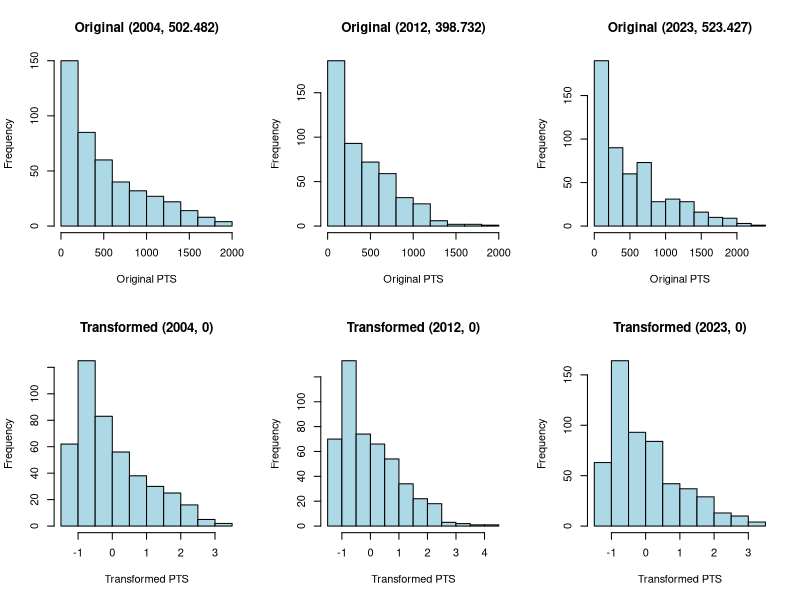
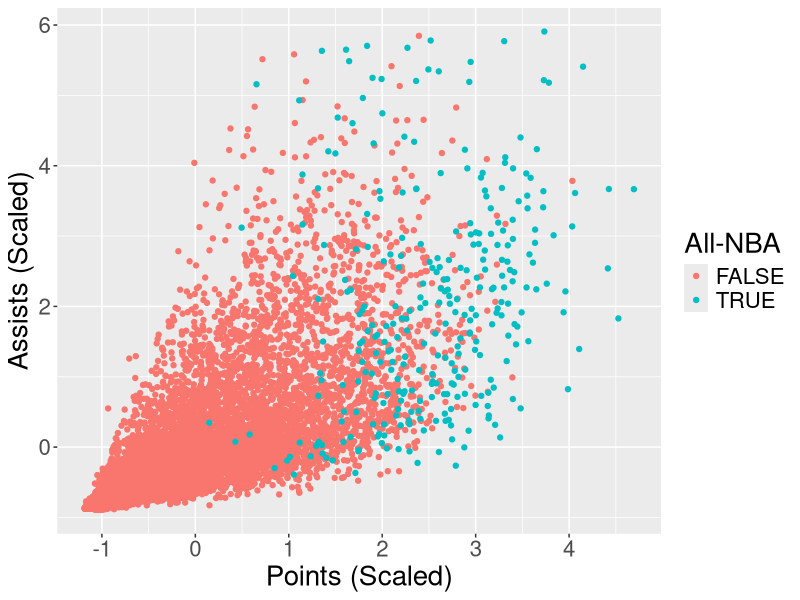
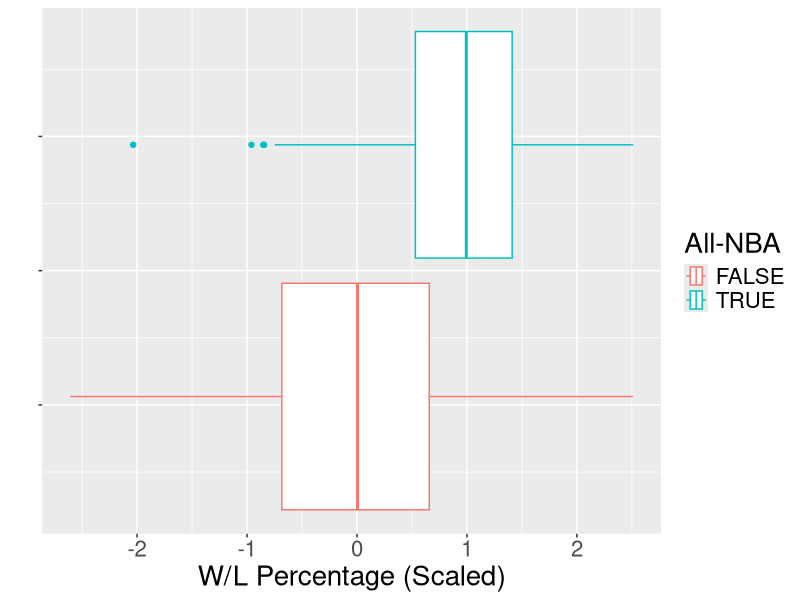
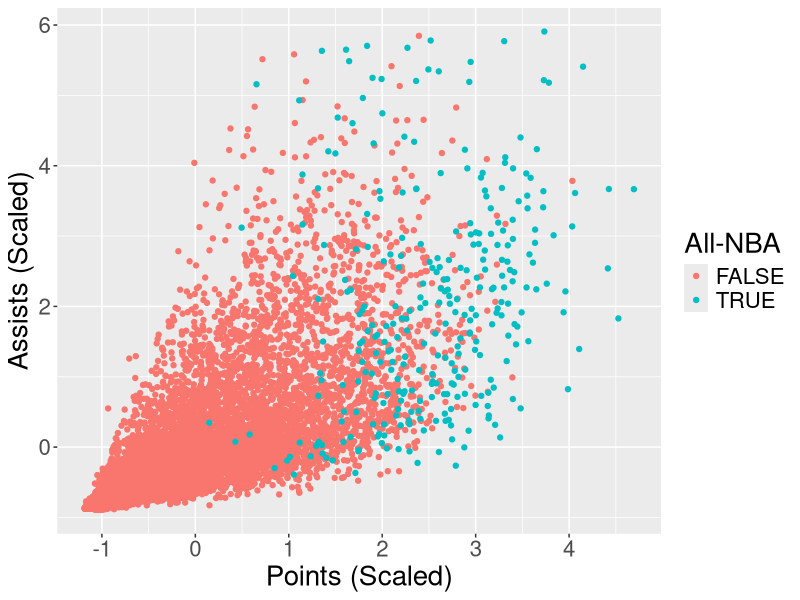
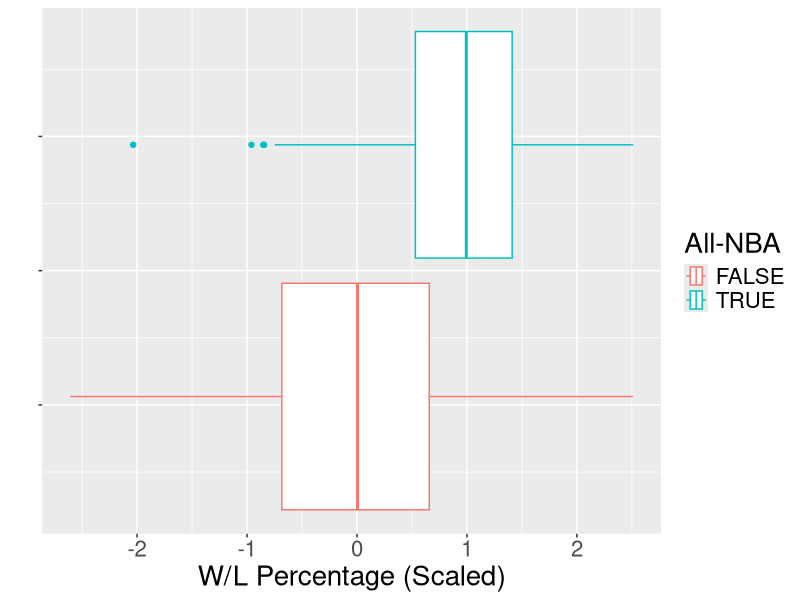

Generate these figures, in order, with R: (Note: a time limit stopped this script after it produced the figures.)
## ---- chunk 1
# Read in the full data set
NBA_Data <- read.csv("NBA_Player_Stats.csv")
NBA_Data <- NBA_Data[,-1] # Remove an unnecessary column which R generates

NBA_Data$All_NBA <- as.logical(NBA_Data$All_NBA)

rownames(NBA_Data) <- paste(NBA_Data$Player, NBA_Data$Year, NBA_Data$Tm)

columns <- c("Year", "Pos", "All_NBA", "Voting_Points", "All_NBA_Team", 
             "PTS", "TRB", "AST", "BLK", "STL", "W.L", "FGA", "FG.", "eFG.", 
             "FT", "FT.", "MP", "G", "GS")

stat_columns = c("PTS", "TRB", "AST", "BLK", "STL", "W.L", "FGA", 
                 "FG.", "eFG.", "FT", "FT.", "MP", "G", "GS")

data = NBA_Data[,columns]

# We will only standardize the columns that we will be using as our predictors
data.scaled <- data

# Standardize the data by season using scale()
for (year in 2004:2024) {
  data.scaled[data.scaled$Year == year,stat_columns] <- scale(data[data$Year == year,stat_columns])
}

# write.csv(data.scaled,"Data/Scaled_Data.csv", row.names = TRUE)
# write.csv(data, "Data/Organized_Data.csv", row.names = TRUE)
## ---- chunk 2
par(mfrow = c(2,3))

# Original (2004, 2012, 2023)
hist(data[data$Year == 2004,]$PTS, 
     main = paste0("Original (2004, ", 
                  round(mean(data$PTS[data$Year == 2004]), 3),
                  ")"),
     xlab = "Original PTS", ylab = "Frequency", col = "lightblue")
hist(data[data$Year == 2012,]$PTS, 
     main = paste0("Original (2012, ", 
                  round(mean(data$PTS[data$Year == 2012]), 3),
                  ")"),
     xlab = "Original PTS", ylab = "Frequency", col = "lightblue")
hist(data[data$Year == 2023,]$PTS, 
     main = paste0("Original (2023, ", 
                  round(mean(data$PTS[data$Year == 2023]), 3),
                  ")"),
     xlab = "Original PTS", ylab = "Frequency", col = "lightblue")

# Transformed (2004, 2012, 2023)
hist(data.scaled[data.scaled$Year == 2004,]$PTS, 
     main = paste0("Transformed (2004, ", 
                  round(mean(data.scaled$PTS[data.scaled$Year == 2004]), 3),
                  ")"),
     xlab = "Transformed PTS", ylab = "Frequency", col = "lightblue")
hist(data.scaled[data.scaled$Year == 2012,]$PTS, 
     main = paste0("Transformed (2012, ", 
                  round(mean(data.scaled$PTS[data.scaled$Year == 2012]), 3),
                  ")"),
     xlab = "Transformed PTS", ylab = "Frequency", col = "lightblue")
hist(data.scaled[data.scaled$Year == 2023,]$PTS, 
     main = paste0("Transformed (2023, ", 
                  round(mean(data.scaled$PTS[data.scaled$Year == 2023]), 3),
                  ")"),
     xlab = "Transformed PTS", ylab = "Frequency", col = "lightblue")
## ---- chunk 3
library(knitr)
tbl_columns = c("Year", "All_NBA", "PTS", "AST", "TRB", "W.L")
tbl_players = c("LeBron James 2023 LAL", "Stephen Curry 2023 GSW", "De'Aaron Fox 2023 SAC")
kable(data[tbl_players,tbl_columns])

kable(data.scaled[tbl_players,tbl_columns])
## ---- chunk 4
Scaled_vs_Regular <- rbind(
  data["LeBron James 2021 LAL",tbl_columns],
  data["LeBron James 2022 LAL",tbl_columns],
  data.scaled["LeBron James 2021 LAL",tbl_columns],
  data.scaled["LeBron James 2022 LAL",tbl_columns]
)

Scaled_vs_Regular[,3:6] <- round(Scaled_vs_Regular[,3:6], 3)
rownames(Scaled_vs_Regular) <- c(
  "LeBron James 2021 LAL",
  "LeBron James 2022 LAL",
  "LeBron James 2021 LAL (Scaled)",
  "LeBron James 2022 LAL (Scaled)"
)

kable(Scaled_vs_Regular)
## ---- chunk 5
library(ggplot2)

ggplot() +
  geom_point(data = subset(data.scaled, Year < 2024 & !All_NBA), 
             mapping = aes(x = PTS, y = AST, color = "FALSE")) +
  geom_point(data = subset(data.scaled, Year < 2024 & All_NBA), 
             mapping = aes(x = PTS, y = AST, color = "TRUE")) +
  labs(title = NULL,
       x = "Points (Scaled)", y = "Assists (Scaled)",
       color = "All-NBA") +
  theme(text = element_text(size = 20))

ggsave(
  filename = "PTS_AST.png",
  device = "png"
)

ggplot(data = subset(data.scaled, Year < 2024)) +
  geom_boxplot(mapping = aes(x = W.L, color = All_NBA)) +
  labs(title = NULL,
       x = "W/L Percentage (Scaled)", y = "",
       color = "All-NBA") +
  theme(
    text = element_text(size = 20),
    axis.text.y = element_blank()
  )
  

ggsave(
  filename = "W_L.png",
  device = "png"
)
## ---- chunk 6
# data.scaled <- read.csv("Data/Scaled_Data.csv", row.names = 1)

data.scaled$Voting_Points <- as.integer(data.scaled$Voting_Points)
## ---- chunk 7
library(tidyr)
library(MASS)
library(knitr)

Do_LogReg <- function(the.data, year, year_range = 5, Positionless = FALSE, Cutoff = 0, Full = FALSE) {

  # Identify the training and test data
  train <- subset(the.data, Year %in% (year-year_range):(year-1))
  test <- subset(the.data, Year == year & G > Cutoff)

  # Initialize the full model
  full.model <- glm(All_NBA ~ . -Voting_Points -All_NBA_Team -Year, 
                    data = train, family = binomial)
  
  # Find the best model using stepAIC
  step.model <- full.model %>% stepAIC(trace = FALSE, direction = "backward")
  
  # Store the coefficients used in the best model
  coefficients <- coef(step.model)
  
  # Make predictions using new model
  test$prob <- predict(step.model, newdata = test, type = "response")
  
  predicted <- subset(test[order(test$prob, decreasing = TRUE),], 
                      select = c("Pos", "prob", "All_NBA"))
  
  if (Full) {
    new_predicted <- predicted
  } else {
    if (Positionless) {
      new_predicted <- predicted[1:15,]
    } else {
      FC <- subset(predicted, Pos == "Frontcourt")
      BC <- subset(predicted, Pos == "Backcourt")
      
      new_predicted <- data.frame()
      
      for (i in 0:2) {
        new_predicted <- rbind(new_predicted, BC[(1 + i*2):((i+1)*2),])
        new_predicted <- rbind(new_predicted, FC[(1 + i*3):((i+1)*3),])
      }
    }
    
    new_predicted$Pred_Team <- c(rep(1,5), rep(2,5), rep(3,5))
  }
  
  return(list(new_predicted = new_predicted, coefficients = coefficients))
}

Results_Two <- list()
Results_Four <- list()
Results_Eight <- list()

Coefficients_Two <- list()
Coefficients_Four <- list()
Coefficients_Eight <- list()

YEARS <- 2012:2023

for (year in YEARS) {
  two_years <- Do_LogReg(data.scaled, year, year_range = 2)
  four_years <- Do_LogReg(data.scaled, year, year_range = 4)
  eight_years <- Do_LogReg(data.scaled, year, year_range = 8)
  
  Results_Two[[as.character(year)]] <- two_years$new_predicted
  Coefficients_Two[[as.character(year)]] <- two_years$coefficients
  
  Results_Four[[as.character(year)]] <- four_years$new_predicted
  Coefficients_Four[[as.character(year)]] <- four_years$coefficients
  
  Results_Eight[[as.character(year)]] <- eight_years$new_predicted
  Coefficients_Eight[[as.character(year)]] <- eight_years$coefficients
}

Accuracies <- data.frame()
Snubs <- c()

for (year in YEARS) {
  correct_two <- sum(Results_Two[[as.character(year)]]$All_NBA)
  correct_four <- sum(Results_Four[[as.character(year)]]$All_NBA)
  correct_eight <- sum(Results_Eight[[as.character(year)]]$All_NBA)
  
  Accuracies <- rbind(Accuracies, data.frame(correct_two, correct_four, correct_eight, year))
}

ggplot(data = Accuracies) +
  geom_line(aes(x = year, y = correct_two, color = "2")) +
  geom_line(aes(x = year, y = correct_four, color = "4")) +
  geom_line(aes(x = year, y = correct_eight, color = "8")) +
  labs(title = "All-NBA Prediction Accuracy by Year",
       x = "Year", y = "# Correct",
       color = "n") +
  ylim(0, 15)

ggsave(
  filename = "LogReg.png",
  device = "png",
  width = 10,
  height = 6,
  units = 'cm'
)
## ---- chunk 8
stat_columns <- colnames(data.scaled)[6:(length(data.scaled))]
stat_columns <- c(stat_columns, c("PosFrontcourt", "PosBackcourt"))

M = matrix(data = 0, nrow = length(YEARS), ncol = length(stat_columns)+1,
           dimnames = list(YEARS, c("(Intercept)", stat_columns)))

for (year in as.character(YEARS)) {
  df <- data.frame(
    name = names(Coefficients_Four[[year]]),
    val = round(as.numeric(Coefficients_Four[[year]]), 2)
  )
  for (i in 1:nrow(df)) {
    M[year, df$name[i]] <- df$val[i]
  }
}

print(M)
## ---- chunk 9
Snubs <- c()
Years <- c()

for (year in YEARS) {
  snubs_scaled <- rownames(subset(Results_Four[[as.character(year)]], !All_NBA))
  
  Snubs <- c(Snubs, snubs_scaled)
  Years <- c(Years, rep(as.character(year), length(snubs_scaled)))
}

Snubs <- sapply(Snubs, FUN = function(x) return(unlist(strsplit(x, " 2"))[1]), simplify = FALSE)
Snubs <- unlist(Snubs)

Snubs_df <- data.frame(
  table(Snubs)
)

Snubs_df$Years <- sapply(X = Snubs_df$Snubs, FUN = function(x) paste(Years[Snubs == x], collapse=" "))

Snubs_df <- Snubs_df[order(Snubs_df$Freq, decreasing = TRUE),]
rownames(Snubs_df) <- NULL

kable(subset(Snubs_df, Freq > 1))
## ---- chunk 10
Reaches <- c()
Years <- c()

for (year in YEARS) {
  actual <- rownames(subset(data.scaled, Year == year & All_NBA))
  pred_scaled <- rownames(Results_Four[[as.character(year)]])
  
  reaches_scaled <- actual[!(actual %in% pred_scaled)]
  
  Reaches <- c(Reaches, reaches_scaled)
  Years <- c(Years, rep(as.character(year), length(reaches_scaled)))
}

Reaches <- sapply(Reaches, FUN = function(x) return(unlist(strsplit(x, " 2"))[1]), simplify = FALSE)
Reaches <- unlist(Reaches)

Reaches_df <- data.frame(
  table(Reaches)
)

Reaches_df$Years <- sapply(X = Reaches_df$Reaches, FUN = function(x) paste(Years[Reaches == x], collapse=" "))

Reaches_df <- Reaches_df[order(Reaches_df$Freq, decreasing = TRUE),]
rownames(Reaches_df) <- NULL

kable(subset(Reaches_df, Freq > 1))
## ---- chunk 11
kable(subset(Do_LogReg(data.scaled, 2024, Cutoff = 0.738, Full = FALSE,
                       Positionless = TRUE, year_range = 4)$new_predicted, 
             select = prob))
## ---- chunk 12
for (year in YEARS) {
  n = nrow(subset(data.scaled, Year == year))
  incorrect = 15 - Accuracies$correct_four[Accuracies$year == year]
  print((n - incorrect) / n)
}
